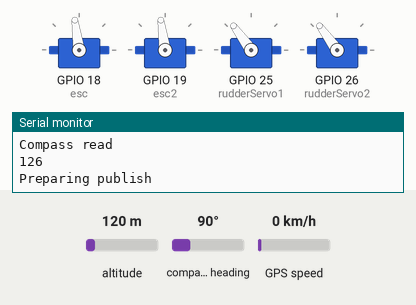
The sketch below on a simulated ESP32. On the bench: 4 × servo, the last lines printed to the serial monitor. Inputs (shaded band) come from the test bench; at power-on: compass heading 90°, altitude 120 m, GPS speed 0 km/h. WiFi joins after 1.5 s; servers stay silent unless stated; random numbers use the default seed unless the sketch sets one; the GPS gets a fix after 3 s at 37.7749, -122.4194 with 8 satellites; no MQTT or app messages arrive unless stated.

Above: at 5.7 s.
5.8 s: compass heading set to 7°
At 7.3 s:
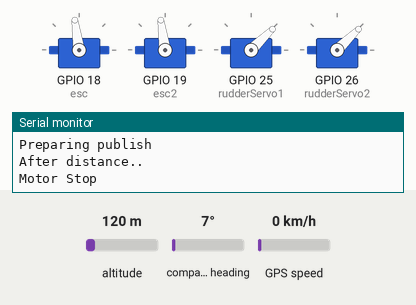
8.1 s: compass heading set to 180°
At 9.7 s:
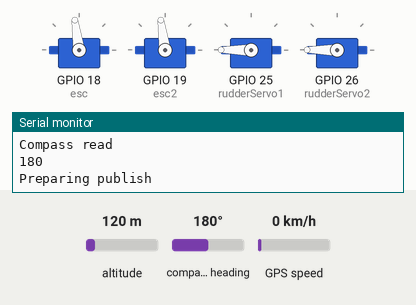
10.0 s: compass heading set to 90°
At 11.7 s:
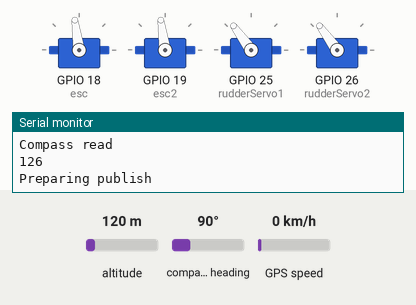
12.1 s: compass heading set to 269°
At 12.8 s:
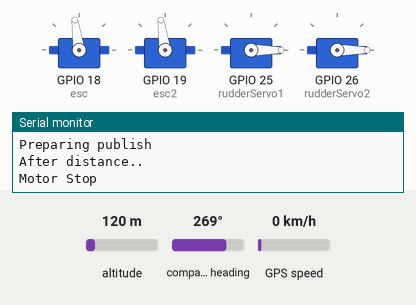
Timing chart, 0 to 15.1 s (numbered marks = the images above; inputs shaded):
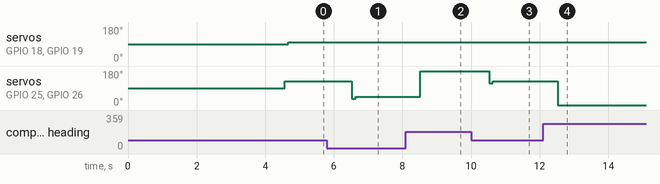

Measured:
- after the input at 5.8 s, servo on GPIO 25 (rudderServo1), servo on GPIO 26 (rudderServo2): 126° → 34° after 0.72 s, → 44° 0.11 s later
- after the input at 8.1 s, servo on GPIO 25 (rudderServo1), servo on GPIO 26 (rudderServo2): 44° → 180° after 0.42 s
- after the input at 10.0 s, servo on GPIO 25 (rudderServo1), servo on GPIO 26 (rudderServo2): 180° → 115° after 0.53 s, → 126° 0.11 s later
- after the input at 12.1 s, servo on GPIO 25 (rudderServo1), servo on GPIO 26 (rudderServo2): 126° → 0° after 0.43 s

The sketch:

LENGKAP_CODECHANDRA_Rev2.ino
```cpp
#include <TinyGPS++.h>
#include <QMC5883LCompass.h>
#include <Wire.h>
#include <HardwareSerial.h>
#include <ESP32Servo.h>
#include <PubSubClient.h>
#include <WiFi.h>
#include <ArduinoJson.h>
#include <vector>


WiFiClient espClient;
PubSubClient client(espClient);


const char* ssid = "PERPUSTAKAAN";
const char* password = "surahman";
const char* mqtt_server = "192.168.1.105";
const int port = 1883;
const char *mqtt_username = "emqx";
const char *mqtt_password = "public";
int counter = 0;
float lat2 = 0;
float long2 = 0;
int motor = 0;
int speed = 1800;
int addAngle = 0;

/////////////////////////////INISIAL ESC//////////////////////////////
Servo esc;
Servo esc2;

////////////////////////////////SERVO//////////////////////////////////
Servo rudderServo1;
Servo rudderServo2;

//////////////////////////////VARIABEL PID//////////////////////////////
float Kp = 1.0; // Nilai Proporsional
float Ki = 0.0; // Nilai Integral
float Kd = 0.1;
std::vector<double> lats;
std::vector<double> longs;


float setpoint = 0; // Titik setelan (azimuth yang diinginkan)

float input = 0; // Nilai masukan dari kompas
float output = 0; // Nilai keluaran untuk servo
float integral = 0;
float previous_error = 0;
unsigned long previous_time = 0;

//////////////////////////////GPS DAN KOMPAS//////////////////////////////
HardwareSerial ss(0);
TinyGPSPlus gps;
QMC5883LCompass compass;

//////////////////////////////SET KOORDINAT//////////////////////////////
double lat1; // Latitude awal
double lon1; // Longitude awal

void setup_wifi() {
  delay(10);
  Serial.println();
  Serial.print("Connecting to ");
  Serial.println(ssid);

  WiFi.mode(WIFI_STA);
  WiFi.begin(ssid, password);

  while (WiFi.status() != WL_CONNECTED) {
    delay(500);
    Serial.print(".");
  }

  randomSeed(micros());

  Serial.println("");
  Serial.println("WiFi connected");
  Serial.println("IP address: ");
  Serial.println(WiFi.localIP());
}


void callback(char* topic, byte* payload, unsigned int length) { //perintah untuk menampilkan data ketika esp32 di setting sebagai subscriber
  Serial.print("Message arrived [");
  Serial.print(topic);
  Serial.print("] ");
  String jsonData = "";
  for (int i = 0; i < length; i++) {
    jsonData += (char)payload[i];
  }
  Serial.println(jsonData);
  DynamicJsonDocument doc(2048);
  DeserializationError error = deserializeJson(doc, jsonData);
  if (error) {
    Serial.print(F("deserializeJson() failed: "));
    Serial.println(error.f_str());
    return;
  }

  if (String(topic) == "data/addAngle") addAngle = doc["addAngle"];
  if (String(topic) == "data/setCounter"){
    int value = doc["value"];
    counter  = (lats.size() + value) % lats.size() ;
  }
  if (String(topic) == "data/setLats"){
    JsonArray latArray = doc["lats"].as<JsonArray>();
    counter = doc["counter"];

      for (JsonVariant v : latArray) {
        lats.push_back(v.as<double>());
      }
      for(double lat : lats){
        Serial.print("Lat : ");
        Serial.println(lat, 8);
      }
  }
  if (String(topic) == "data/setLongs"){
    JsonArray longArray = doc["longs"].as<JsonArray>();

      for (JsonVariant v : longArray) {
        longs.push_back(v.as<double>());
      }
      for(double lon : longs){
        Serial.print("Long : ");
        Serial.println(lon, 8);
      }Serial.println("=======================");

  }
   if (String(topic) == "data/result") {
    // float distance = doc["distance"];  // Contoh key "heading"
    // double adjHeading = doc["adjHeading"];    // Contoh key "lat"
    // double adjAzm = doc["adjAzm"];   // Contoh key "lon"
    // float setpoint = doc["setpoint"];      // Contoh key "speed"
    // int counter = doc["counter"];

    motor = doc["motor"];
    speed = doc["speed"];

   }
}

void reconnect() {
  int count = 0;
  while (!client.connected()) {
    //if(count > 2) setup_wifi();
    Serial.print("Attempting MQTT connection...");
    String clientId = "ESP32Client-";
    clientId += String(random(0xffff), HEX);
    if (client.connect(clientId.c_str(), mqtt_username, mqtt_password)) {
      Serial.println("Connected");
      client.subscribe("data/result");
      client.subscribe("data/addAngle");
      client.subscribe("data/setLats");
      client.subscribe("data/setLongs");
      client.subscribe("data/setCounter");

    } else {
      Serial.print("failed, rc=");
      Serial.print(client.state());
    }
  }
}

//////////////////////////////FUNGSI MOTOR//////////////////////////////
void motorMundur() {
  esc.writeMicroseconds(1000);
  esc2.writeMicroseconds(1000);
  Serial.println("Motor Mundur");
}

void motorStop() {
  esc.writeMicroseconds(1550);
  esc2.writeMicroseconds(1550);
  Serial.println("Motor Stop");
}

void motorMaju() {
  esc.writeMicroseconds(min(speed, 1700));
  esc2.writeMicroseconds(min(speed, 1700));
  Serial.println("Motor Maju");
}

//////////////////////////////RUMUS AZIMUT//////////////////////////////

//////////////////////////////RUMUS AZIMUT//////////////////////////////
double toRadians(double degree) {
  return degree * PI / 180.0;
}

double calculateDistance(double lat1, double lon1, double lat2, double lon2) {
  const double R = 6371000.0; // Radius Bumi dalam meter

  double dLat = toRadians(lat2 - lat1);
  double dLon = toRadians(lon2 - lon1);

  double a = sin(dLat / 2.0) * sin(dLat / 2.0) +
             cos(toRadians(lat1)) * cos(toRadians(lat2)) *
             sin(dLon / 2.0) * sin(dLon / 2.0);

  double c = 2.0 * atan2(sqrt(a), sqrt(1.0 - a));

  return R * c;
}

float calculateHeading(float lat1, float lon1, float lat2, float lon2) {
  float delta_lon = lon2 - lon1;
  float x = cos(lat2) * sin(delta_lon);
  float y = cos(lat1) * sin(lat2) - sin(lat1) * cos(lat2) * cos(delta_lon);
  float heading = atan2(x, y) * 180.0 / PI;

  if (heading < 0) {
    heading += 360.0;
  }
  return heading;
}


void setup() {
  Serial.begin(9600);

  ss.begin(9600, SERIAL_8N1, 3, 1); // RX = GPIO16, TX = GPIO17

  compass.init();

  esc.attach(18);
  esc2.attach(19);

  rudderServo1.attach(25);
  rudderServo2.attach(26);
  rudderServo1.write(90);
  rudderServo2.write(90);

  Serial.print("gps scanning...");
  setup_wifi();
  client.setServer(mqtt_server, port);
  client.setCallback(callback);
  delay(3000);
}

void loop() {

  while (ss.available() > 0 )
    if (gps.encode(ss.read()) )
      if (gps.location.isValid()) {
        if (!client.connected()) {
          reconnect();
        } client.loop();

        compass.read();
        Serial.println("Compass read");
        int azimuth = compass.getAzimuth();
        int adjustedAzimuth = (azimuth + 360)% 360;

        double lat1 = gps.location.lat();  // Latitude dari GPS
        double lon1 = gps.location.lng();  // Longitude dari GPS


        if(lats.size())lat2 = lats[counter];
        if(longs.size())long2 = longs[counter];

        double distance = calculateDistance(lat1, lon1, lat2, long2);
        float heading = calculateHeading(lat1, lon1, lat2, long2);
        int adjustedHeading = adjustedAzimuth - heading;
        if (adjustedHeading < 0) {
          adjustedHeading += 360.0;
        }

        const char* latDirection = gps.location.rawLat().negative ? "S" : "N";
        const char* lonDirection = gps.location.rawLng().negative ? "W" : "E";

        double rawLat = gps.location.rawLat().deg + gps.location.rawLat().billionths * 1e-9;
        double rawLng = gps.location.rawLng().deg + gps.location.rawLng().billionths * 1e-9;

        double speed = gps.speed.knots();

        StaticJsonDocument<200> doc;
        doc["lat"] = lat1;
        doc["latDirection"] = latDirection;
        doc["lon"] = lon1;
        doc["lonDirection"] = lonDirection;
        doc["adjAzimut"] = adjustedAzimuth;
        doc["adjHeading"] = adjustedHeading;
        doc["distance"] = distance;
        doc["counter"] = counter;
        doc["speed"] = speed;


        input = adjustedHeading;
        float error = setpoint - input;

        if (error > 180) {
          error -= 360;
        } else if (error < -180) {
          error += 360;
        }

        unsigned long current_time = millis();
        float dt = (current_time - previous_time) / 1000.0;

        integral += error * dt;
        float derivative = (error - previous_error) / dt;

        output = Kp * error + Ki * integral + Kd * derivative;
        previous_error = error;
        previous_time = current_time;

        int servoAngle = 90 - output + addAngle;
        servoAngle = constrain(servoAngle, 0, 180);
        rudderServo1.write(servoAngle);
        rudderServo2.write(servoAngle);
        Serial.println(servoAngle);

        doc["servoAngle"] = servoAngle;
        char jsonBuffer[512];
        serializeJson(doc, jsonBuffer);
        Serial.println("Preparing publish");
        client.publish("sensor/data", jsonBuffer);
        delay(100);

        if(distance < 2.5){
          counter += ( counter+1 < lats.size() ? 1 :  0);
        }
        Serial.println("After distance..");

        if (motor && counter < lats.size()) {
          motorMaju();
        } else {
          motorStop();
        }

      }
}
```
